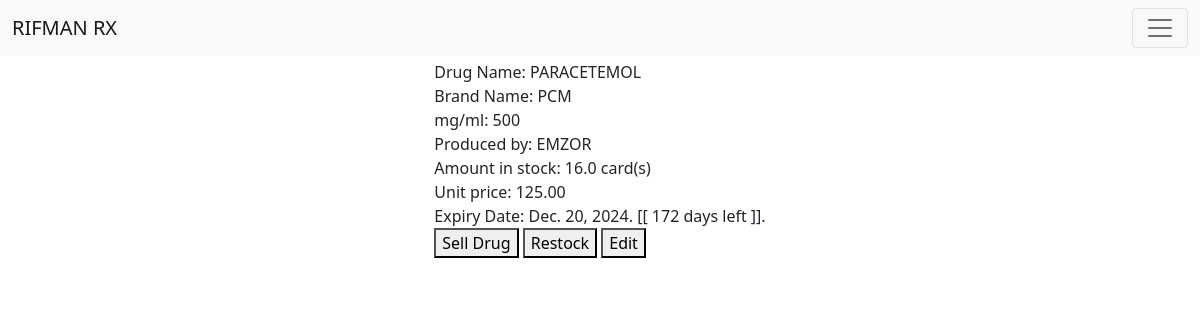
Page /drug/1 on the committed database.
### drugs/models.py (models this page shows, shortened)
class Drug(models.Model):
	drug_name = models.CharField(max_length=30)
	brand_name = models.CharField(max_length=30)
	drug_type = models.CharField(max_length=20)
	state = models.CharField(max_length=20, choices=state_choices, default="Suspension")
	weight = models.CharField(max_length=10)
	manufacturer = models.CharField(max_length=30)
	exp_date = models.DateField("Expiery Date")
	stock_amount = models.IntegerField()
	purchase_amount = models.IntegerField()
	units = models.CharField(max_length=30, choices=unit_choices, default="Unit")
	price = models.DecimalField(max_digits=10, decimal_places=2) #sale_price
	cost_price = models.DecimalField(max_digits=10, decimal_places=2)
	category = models.CharField(max_length=30)
	purpose = models.CharField(max_length=30)
	location = models.CharField(max_length=10)
	day_added = models.DateField(null=False, default="2024-02-27")#str(tz.now().date()))
	out_of_stock = models.BooleanField(default=False)
	expired = models.BooleanField(default=False, null=True)
	def check_exp(self):
		diff = self.exp_date - date.today()
		days = diff.days
		return days
	def clean_stock(self):
		if self.state == "Tab":
			tb, cd = self.Tablet.get_tab_cd()
			tb, cd = int(tb), int(cd)
			amount = self.stock_amount / tb
			if amount < 1:
				amount = str(self.stock_amount) + " tab(s)"
			return amount
		return self.stock_amount
	def expired(self):
		return self.check_exp() <= 0
	def get_unit(self):
		if self.state == "Tab":
			return "card(s)"
		else:
			return ("bottle(s)")
	@property
	def Tablet(self):
		return self.tablet_set.all()[0]
	@property
	def Suspension(self):
		return self.suspension_set.all()[0]

class Tablet(models.Model):
	drug = models.ForeignKey(Drug, on_delete=models.CASCADE)
	tab_cd = models.CharField(max_length=10, null=True)
	no_packs = models.IntegerField(null=True, default=0)
	def get_tab_cd(self):
		return self.tab_cd.split("/")

### drugs/views.py (the view)
# urls.py: path("<int:pk>", ViewDrugDetails.as_view(), name="drug"),
class ViewDrugDetails(ListView):
	model = Drug
	template_name = "drugs/details.html"
	context_object_name = "drug"
	def get_context_data(self, **kwargs):
		context = super().get_context_data(**kwargs)
		context["d-class"] = "exp-far"
		context["headings"] = ["drug_name", "brand_name", "drug_type", "state", "weight",
							"manufacturer", "exp_date", "stock_amount", "price", "category",
							"purpose", "location"]
		return context
	def get(self, request, pk, search=False):
		if not search:
			self.queryset = self.model.objects.filter(pk=pk)[0]
		return super().get(request)

### drugs/templates/drugs/details.html (shortened to what this page needs)
{% extends "main/base.html" %}
{% load static %}
{% block content %}
<div class="container">
    <div class="drug" id="{{drug.pk}}">
        <div>Drug Name: {{drug.drug_name}} </div>
        <div>Brand Name: {{drug.brand_name}} </div>
        <div>mg/ml: {{drug.weight}} </div>
        <div>Produced by: {{drug.manufacturer}} </div>
        <div>Amount in stock: {{drug.clean_stock}} {{drug.get_unit}} </div>
        <div>Unit price: {{drug.price}} </div>
        <div>Expiry Date: {{drug.exp_date}}. [[ {{drug.check_exp}} days left ]]. </div>
        <div class="submit">
            <button class="submit sell" type="button" onclick="toSale()">Sell Drug</button>
            <button class="submit restock" type="button" onclick="toRestock()">Restock</button>
            <button class="submit edit" type="button" onclick="toEdit()">Edit</button>
        </div>
    </div>
</div>
{% endblock %}

### main/static/main/css/styles.css (style rules this page uses)
body { padding-top: 60px; text-align: center; }

### drugs/templates/drugs/details.html (style rules this page uses)
.container { display: flex; align-content: center; justify-content: center; }
.drug div { text-align: left; }

### rows in the picture
Drug: drug_name "PARACETEMOL", brand_name "PCM", weight "500", manufacturer "EMZOR", clean_stock "16.0", get_unit "card(s)", price "125.00", exp_date "Dec. 20, 2024", check_exp "172"
